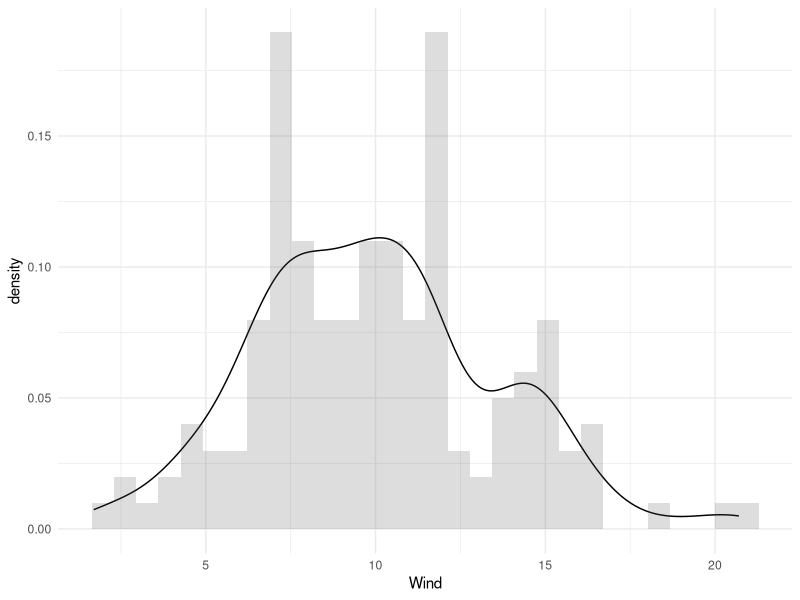
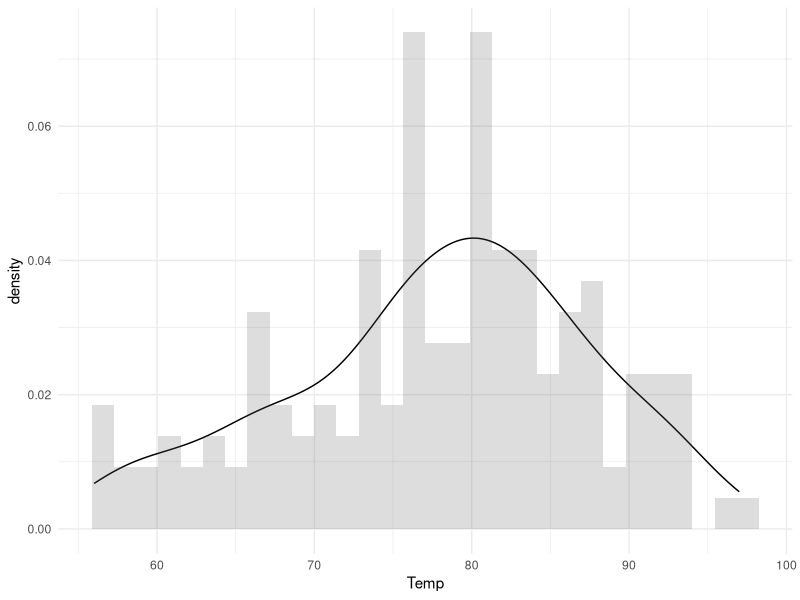
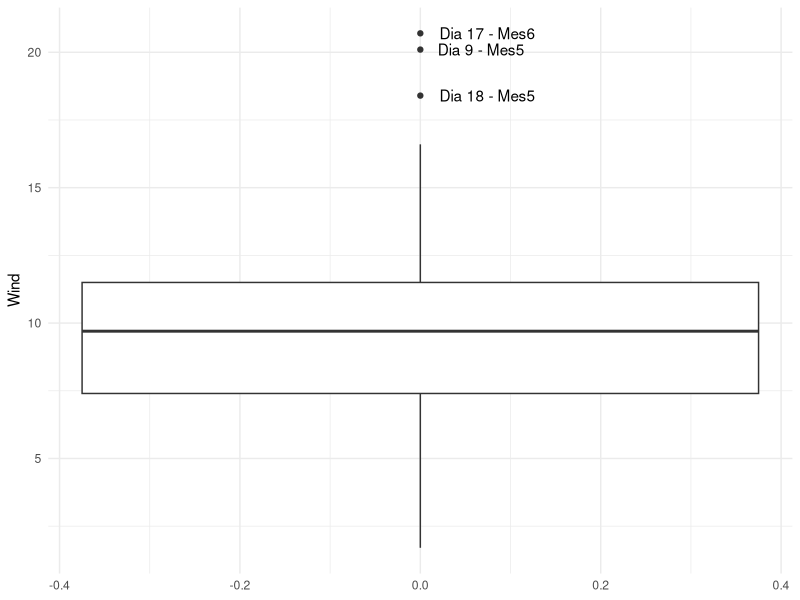
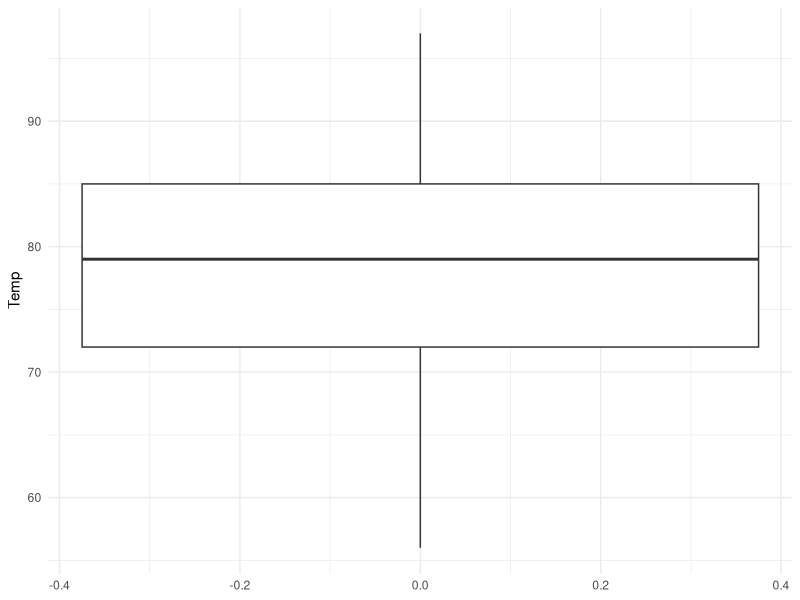
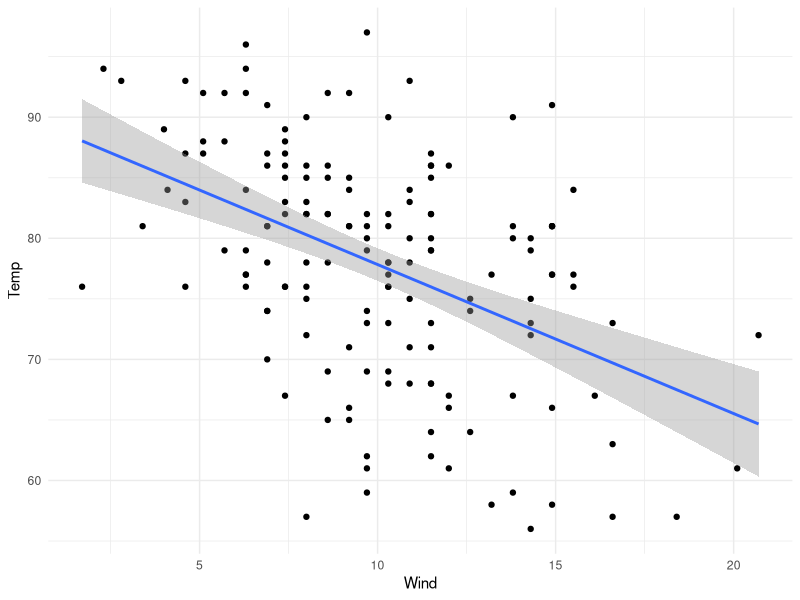

These figures' R source, in order:
library(datasets)
library(tidyverse)

# 1 ####
count(airquality)

# 2 ####
names(airquality)
colnames(airquality)
  
# 3 ####
str(airquality)

# 4 ####
airquality %>%
  select(everything()) %>%
  summarise_all(~ (sum(is.na(.))))

# 5 ####
airquality %>%
  group_by(Month) %>%
  count()

# 6 ####
airquality %>% ggplot(aes(x = Wind)) +
  geom_density() +
  geom_histogram(aes(y = ..density..), alpha = .2) +
  theme_minimal()

airquality %>% ggplot(aes(x = Temp)) +
  geom_density() +
  geom_histogram(aes(y = ..density..), alpha = .2) +
  theme_minimal()

airquality %>% filter(between(Temp, 65, 70)) %>% count()/count(airquality)
airquality %>% filter(between(Temp, 65, 70)) %>% count()

# 7 ####
find_outlier <- function(x) {
  return(x < quantile(x, .25) - 1.5*IQR(x) | x > quantile(x, .75) + 1.5*IQR(x))
}

airquality_outliers <- airquality %>%
  mutate(outlier_Wind = ifelse(find_outlier(Wind), paste0("Dia ",Day, " - Mes", Month), NA))

airquality_outliers <- airquality_outliers %>%
  mutate(outlier_Temp = ifelse(find_outlier(Temp), paste0("Dia ",Day, " - Mes", Month), NA))

airquality_outliers %>% ggplot(aes(y = Wind)) +
  stat_boxplot() +
  geom_text(aes(label=outlier_Wind), x = 0, na.rm=TRUE, hjust=-0.2) +
  theme_minimal()

airquality_outliers %>% ggplot(aes(y = Temp)) +
  stat_boxplot() +
  geom_text(aes(label=outlier_Temp), x = 0, na.rm=TRUE, hjust=-0.2) +
  theme_minimal()

# 8 ####
airquality %>% ggplot(aes(x = Wind, y = Temp)) +
  geom_point() +
  geom_smooth(method = 'lm') +
  theme_minimal()
